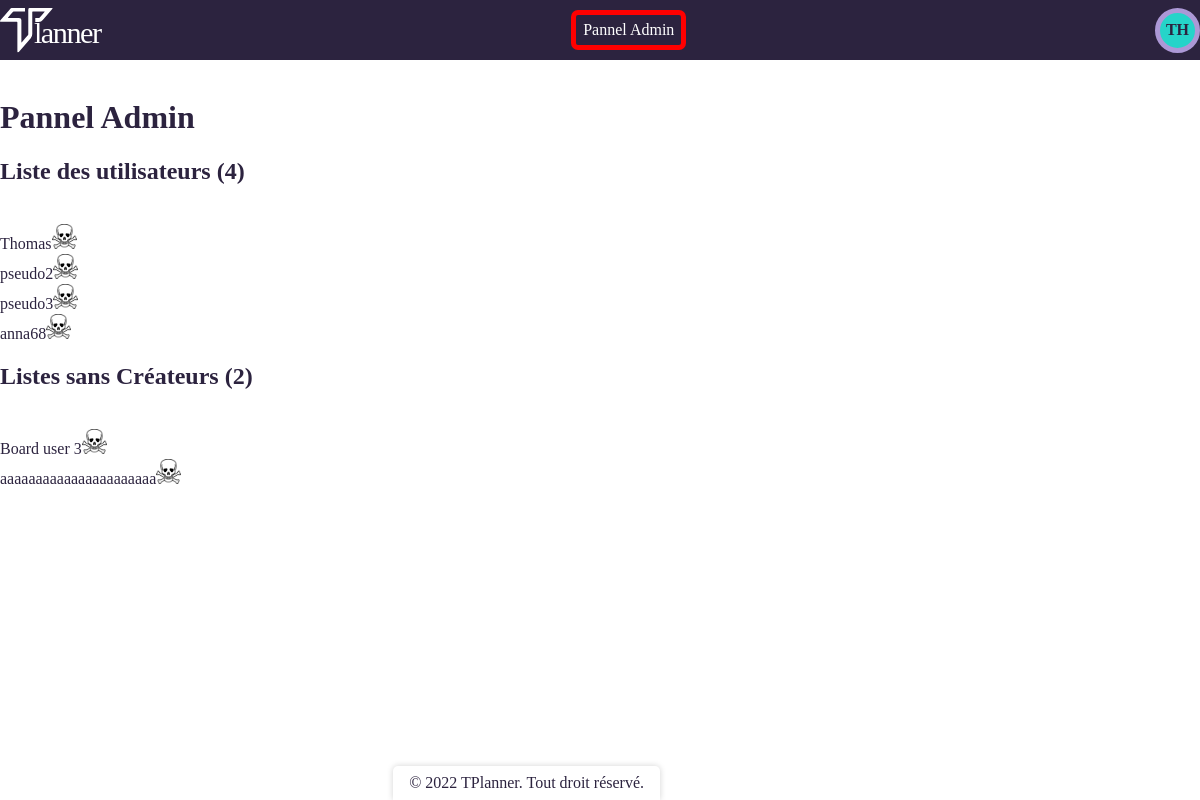
/admin~LP9fsDOQnEuHPRbTHfn5.php (signed in), run on the app's committed database.
### tables this page shows
CREATE TABLE IF NOT EXISTS `users` (
  `id` int(11) NOT NULL AUTO_INCREMENT,
  `username` varchar(50) NOT NULL,
  `password` varchar(100) NOT NULL,
  `mail` varchar(50) NOT NULL,
  `role` text,
  `dateCreation` date NOT NULL,
  `color` varchar(7) NOT NULL DEFAULT '#50d3b5',
  PRIMARY KEY (`id`)
);

CREATE TABLE IF NOT EXISTS `boards` (
  `id` int(11) NOT NULL AUTO_INCREMENT,
  `label` varchar(50) NOT NULL,
  `lastChange` datetime DEFAULT NULL,
  `environnement_id` int(11) DEFAULT NULL,
  `user_id` int(11) DEFAULT NULL,
  PRIMARY KEY (`id`),
  KEY `id_environnement` (`environnement_id`),
  KEY `id_user` (`user_id`),
  CONSTRAINT `boards_ibfk_1` FOREIGN KEY (`environnement_id`) REFERENCES `environnements` (`id`),
  CONSTRAINT `boards_ibfk_2` FOREIGN KEY (`user_id`) REFERENCES `users` (`id`)
);

### Controllers/AdminController.php (called while the page is built, shortened)
<?php
class AdminController extends Controller
{
	public function index()
	{
		$um = new UsersManager();
		$users = $um->findAll();
		$bm = new BoardsManager();
		$boards = $bm->getOrphan();
		$this->view('admin.php', [
			'users' => $users,
			'boards' => $boards,
		]);
	}
}

### Public/admin~LP9fsDOQnEuHPRbTHfn5.php (called while the page is built, shortened)
<?php
require_once 'autoloader.php';
$controller = new Controllers\AdminController();
isset($_GET["user"]) ? $controller->deleteUser($_GET["user"]) : $controller->index();

### app/AbstractManager.php (called while the page is built, shortened)
<?php
abstract class AbstractManager
{
    private static $connection;
    protected static function connect()
    {
        self::$connection = DAO::connect();
    }
    protected static function select($sql, $params = null, $multiple = true)
    {
        try {
            $stmt = self::$connection->prepare($sql);
            $stmt->execute($params);
            if ($multiple) {
                return $stmt->fetchAll();
            }
            return $stmt->fetch();
        } catch (\PDOException $e) {
            echo $e->getMessage();
        }
    }
}

### Models/UsersManager.php (called while the page is built, shortened)
<?php
    class UsersManager extends AbstractManager
    {
        private static $classname = "Models\User";
        public function findAll(){
            $sql = "SELECT * FROM users";
            return self::getResults(
                self::select($sql, null, true),
                self::$classname
            );
        }
    }
?>

### Public/autoloader.php (called while the page is built, shortened)
<?php
abstract class Autoloader{
    public static function autoload($class)
    {
        $parts = preg_split('#\\\#', $class);
			$className = array_pop($parts);
			$path = implode(DS, $parts);
			$file = $className.'.php';
			$filepath = ROOT.$path.DS.$file;
    }
}

### app/DAO.php (called while the page is built, shortened)
<?php
    abstract class DAO{
        protected static $link;
        public static function connect(){
            try{
                self::$link = new \PDO("mysql:host=".self::DB_HOST.";
                                        dbname=".self::DB_NAME,
                                        self::DB_USER,
                                        self::DB_PASS,
                [
                    \PDO::ATTR_ERRMODE => \PDO::ERRMODE_EXCEPTION,
                    \PDO::ATTR_DEFAULT_FETCH_MODE => \PDO::FETCH_ASSOC
                ]);
                return self::$link;
            }
            catch(\PDOException $e) {
                echo $e->getMessage();
                die();
            }
        }
    }
?>

### Models/User.php (called while the page is built, shortened)
<?php
class User extends AbstractEntity
{
  private $id;
  private $username;
  private $role;
  private $color;
  public function getId()
  {
    return $this->id;
  }
  public function setId($id)
  {
    $this->id = $id;
    return $this;
  }
  public function getRole()
  {
    return $this->role;
  }
  public function setRole($role)
  {
    $this->role = $role;
    return $this;
  }
  public function getUsername()
  {
    return $this->username;
  }
  public function setUsername($username)
  {
    $this->username = $username;
    return $this;
  }
  public function getColor()
  {
    return $this->color;
  }
  public function setColor($color)
  {
    $this->color = $color;
    return $this;
  }
}

### Models/Board.php (called while the page is built, shortened)
<?php
class Board extends AbstractEntity
{
    private $id;
    private $label;
    public function getId()
    {
        return $this->id;
    }
    public function setId($id)
    {
        $this->id = $id;
        return $this;
    }
    public function getLabel()
    {
        return $this->label;
    }
    public function setLabel($label)
    {
        $this->label = $label;
        return $this;
    }
}

### Models/BoardsManager.php (called while the page is built, shortened)
<?php
class BoardsManager extends AbstractManager
{
    private static $classname = "Models\Board";
    public function getOrphan()
    {
        $sql = "SELECT * FROM boards WHERE user_id IS NULL";
        return self::getResults(
            self::select($sql, null, true),
            self::$classname
        );
    }
}

### Public/Views/admin.php (the view, shortened to what this page needs)
<!DOCTYPE html>
<html lang="en">
<head>
  <link rel="stylesheet" href="<?= CSS_PATH ?>/style.css">
</head>
<body>
  <header>
    <?php require_once 'layout/header.php'; ?>
  </header>
  <main id="admin">
    <div class="admin_container">
      <div class="admin">
        <h1>Pannel Admin</h1>
        <h2>Liste des utilisateurs (<?= count($data['users']) ?>)</h2><a href="user.php?id="></a>
        <?php
            foreach($data['users'] as $user)
            {
                echo "<br><a href='user.php?id={$user->getid()}'>{$user->getUsername()}</a><span class='delete'><a href='admin~LP9fsDOQnEuHPRbTHfn5.php?user={$user->getid()}'><img src='".IMG_PATH."/skull.png'></a></span>";
            }
        ?>
        <h2>Listes sans Créateurs (<?= count($data['boards']) ?>)</h2><a href="user.php?id="></a>
        <?php
            foreach($data['boards'] as $board)
            {
                echo "<br><a href=''>{$board->getLabel()}</a><span class='delete'><a href='admin~LP9fsDOQnEuHPRbTHfn5.php?board={$board->getid()}'><img src='".IMG_PATH."/skull.png'></a></span>";
            }
        ?>
      </div>
    </div>
  </main>
  <?php require_once 'layout/footer.php'; ?>
</body>
</html>

### Public/Views/layout/header.php
<nav>
  <a href="index.php"><img src="<?= IMG_PATH?>TPlanner_logo.svg" alt=""></a>
  <?php
    if(isset($_SESSION)){
      if(isset($_SESSION['user'])){
        if(in_array("admin",json_decode($_SESSION['user']->getRole()))){
          echo "<div id='adminButton'><a href=admin~LP9fsDOQnEuHPRbTHfn5.php class='redBorder'>Pannel Admin</a></div>";
        }
        echo  "<div id='headerContainer'>
                <span class='icon'>
                  <span style='background-color:".$_SESSION['user']->getColor()."'>".strtoupper(substr($_SESSION['user']->getUsername(),0,2))."</span>
                </span>
                <div id='popUpProfile' class='modalMenu'>
                  <p>Compte</p>
                  <ul>
                    <li><a href='dashboard.php'>DashBoard</a></li>
                    <li><a href='user.php'>Profil</a></li>
                    <li><a href='login.php?act=logout'>Se Déconnecter</a></li>
                  </ul>
                </div>
              </div>";
      }else{
        echo  "<div id='headerConnection'>
                <a href='register.php' class='whiteBorder'>S'inscrire</a>
                <a href='login.php' class='purpleBorder'>Se connecter</a>
              </div>";
      }
    }else{
      echo  "<div id='headerConnection'>
              <a href='register.php' class='whiteBorder'>S'inscrire</a>
              <a href='login.php' class='purpleBorder'>Se connecter</a>
            </div>";
    }
  ?>
</nav>

### Public/Assets/css/style.css (style rules this page uses)
:root { box-sizing: border-box; --main-color: #2C233F; --secondary-color : #AC98D6; --third-color : #594D6C; --box-shadow : 0 0 6px lightgray; --gradient : linear-gradient(90deg, rgba(89,77,108,1) 0%, rgba(125,92,175,1) 100%); }
body { margin: 0; font-family: "Berlin Sans FB"; color:var(--main-color); }
.redBorder { border: 5px solid red; border-radius: 7px; }
a:link, a:visited { text-decoration: none; }
nav { display: flex; justify-content: space-between; background-color: var(--main-color); height: 60px; align-items: center; }
nav a { height: 0; }
nav img { height: 45px; filter: invert(100%) sepia(15%) saturate(2%) hue-rotate(352deg) brightness(112%) contrast(100%); transform: translate(-0,-50%); }
#headerContainer { position: relative; }
.icon { display: flex; align-items: center; cursor: pointer; user-select: none; }
.icon span:not(.tooltiptext) { display: flex; align-items: center; justify-content: center; height: 35px; width: 35px; border-radius: 50px; font-weight: bold; border: 5px solid var(--secondary-color); }
#headerConnection a,#adminButton a { width: 105px; height: 30px; text-decoration: none; display: inline-block; display: flex; align-items: center; justify-content: center; margin-right: 1em; }
#headerConnection a:first-child,#adminButton a { color: white; }
a { color: var(--main-color) }
.delete img { height: 25px; width: 25px; cursor: pointer; margin-top: 1px; margin-right: 1px; }

### data on the page
users: username "TH", username "Thomas"
users: username "pseudo2"
users: username "pseudo3"
users: username "anna68"
boards: label "Board user 3"
boards: label "aaaaaaaaaaaaaaaaaaaaaa"

### other printed values
count($data['users']) "4"
count($data['boards']) "2"
